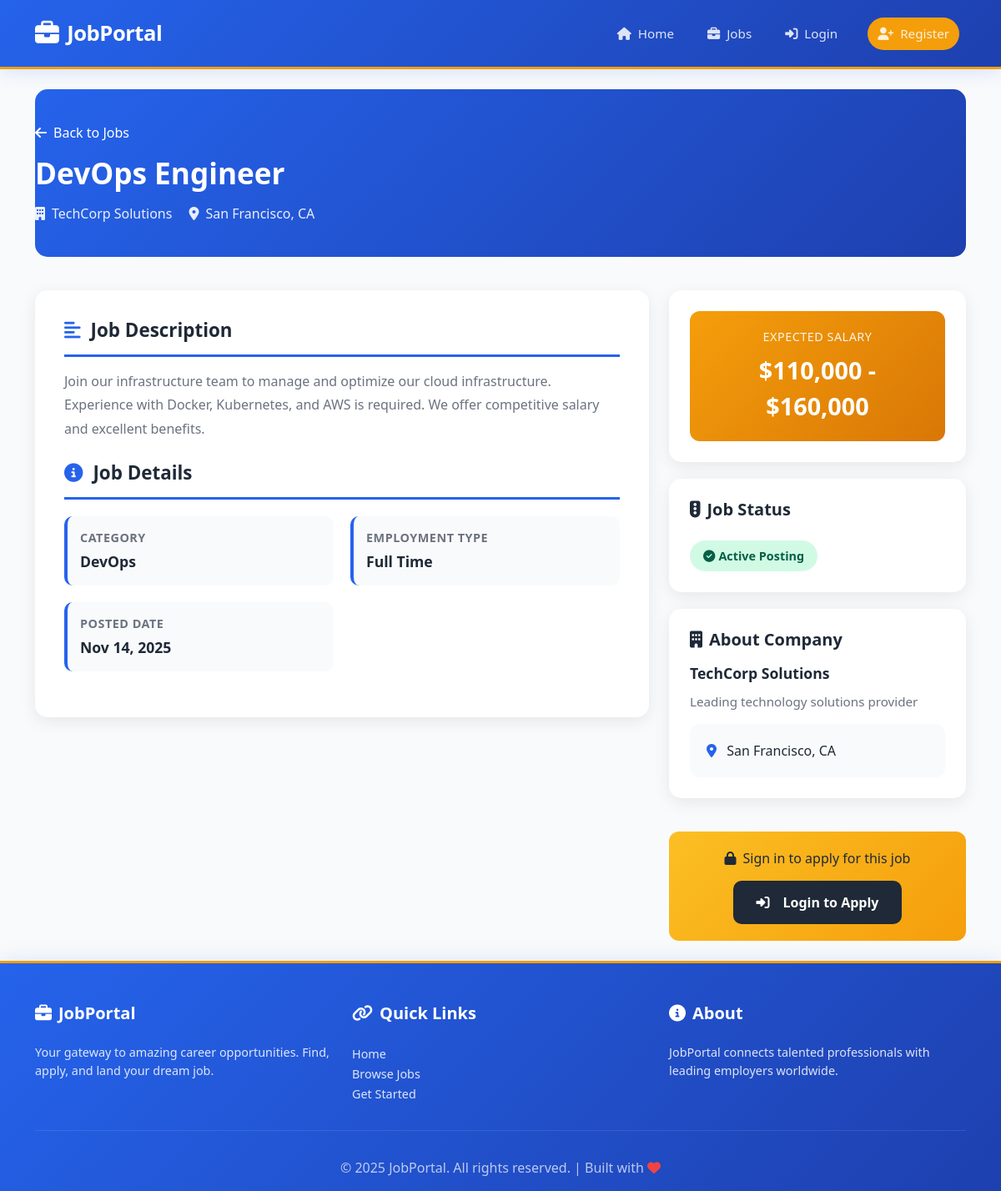
The app's page /jobs/2/ with its own data.
### jobs/models.py (models this page shows, shortened)
class Job(models.Model):
    STATUS_CHOICES = (
        ('pending', 'Pending Approval'),
        ('approved', 'Approved'),
        ('rejected', 'Rejected'),
    )
    JOB_TYPE_CHOICES = (
        ('full_time', 'Full Time'),
        ('part_time', 'Part Time'),
        ('contract', 'Contract'),
        ('internship', 'Internship'),
    )
    company = models.ForeignKey(Company, on_delete=models.CASCADE, related_name='jobs')
    title = models.CharField(max_length=200)
    description = models.TextField()
    category = models.CharField(max_length=100)
    location = models.CharField(max_length=200)
    job_type = models.CharField(max_length=20, choices=JOB_TYPE_CHOICES)
    salary_min = models.IntegerField(blank=True, null=True)
    salary_max = models.IntegerField(blank=True, null=True)
    status = models.CharField(max_length=20, choices=STATUS_CHOICES, default='pending')
    created_at = models.DateTimeField(auto_now_add=True)
    updated_at = models.DateTimeField(auto_now=True)
    class Meta:
        db_table = 'jobs_job'
        ordering = ['-created_at']
    def get_salary_range(self):
        if self.salary_min and self.salary_max:
            return f"${self.salary_min:,} - ${self.salary_max:,}"
        return "Not Specified"

### companies/models.py (models this page shows, shortened)
class Company(models.Model):
    owner = models.OneToOneField(CustomUser, on_delete=models.CASCADE, related_name='company')
    company_name = models.CharField(max_length=200)
    description = models.TextField()
    location = models.CharField(max_length=200)
    website = models.URLField(blank=True, null=True)
    logo = models.ImageField(upload_to='company_logos/', blank=True, null=True)
    established_year = models.IntegerField(blank=True, null=True)
    created_at = models.DateTimeField(auto_now_add=True)
    updated_at = models.DateTimeField(auto_now=True)
    class Meta:
        db_table = 'companies_company'
        verbose_name_plural = 'Companies'

### jobs/views.py (the view)
# urls.py: path('<int:pk>/', job_detail_view, name='job_detail'),
def job_detail_view(request, pk):
    job = get_object_or_404(Job, pk=pk)
    has_applied = False
    if request.user.is_authenticated:
        has_applied = Applicant.objects.filter(job=job, job_seeker=request.user).exists()
    return render(request, 'jobs/job_detail.html', {'job': job, 'has_applied': has_applied})

### templates/jobs/job_detail.html (shortened to what this page needs)
{% extends 'base.html' %}
{% load static %}
{% block content %}
<div class="job-header">
    <a href="{% url 'jobs:job_list' %}" class="back-btn">
        <i class="fas fa-arrow-left"></i> Back to Jobs
    </a>
    <h1 class="job-title">{{ job.title }}</h1>
    <div class="job-meta">
        <div class="job-meta-item">
            <i class="fas fa-building"></i>
            {{ job.company.company_name }}
        </div>
        <div class="job-meta-item">
            <i class="fas fa-map-marker-alt"></i>
            {{ job.location }}
        </div>
    </div>
</div>
<div class="row g-4">
    <div class="col-lg-8">
        <div class="job-content">
            <h3 class="section-title">
                <i class="fas fa-align-left"></i> Job Description
            </h3>
            <p class="job-description">{{ job.description }}</p>
            <h3 class="section-title">
                <i class="fas fa-info-circle"></i> Job Details
            </h3>
            <div class="details-grid">
                <div class="detail-item">
                    <div class="detail-label">Category</div>
                    <div class="detail-value">{{ job.category }}</div>
                </div>
                <div class="detail-item">
                    <div class="detail-label">Employment Type</div>
                    <div class="detail-value">{{ job.get_job_type_display }}</div>
                </div>
                <div class="detail-item">
                    <div class="detail-label">Posted Date</div>
                    <div class="detail-value">{{ job.created_at|date:"M d, Y" }}</div>
                </div>
            </div>
        </div>
    </div>
    <div class="col-lg-4">
        <div class="sidebar-card">
            <div class="salary-display">
                <div class="salary-label">Expected Salary</div>
                <div class="salary-value">{{ job.get_salary_range }}</div>
            </div>
        </div>
        <div class="sidebar-card">
            <h5 style="color: var(--dark); font-weight: 700; margin-bottom: 15px;">
                <i class="fas fa-traffic-light me-2"></i>Job Status
            </h5>
            {% if job.status == 'approved' %}
                <span class="status-badge status-active">
                    <i class="fas fa-check-circle me-1"></i>Active Posting
                </span>
            {% elif job.status == 'pending' %}
                <span class="status-badge status-pending">
                    <i class="fas fa-clock me-1"></i>Pending Review
                </span>
            {% else %}
                <span class="status-badge" style="background: #fee2e2; color: #991b1b;">
                    <i class="fas fa-times-circle me-1"></i>Closed
                </span>
            {% endif %}
        </div>
        <div class="sidebar-card">
            <h5 style="color: var(--dark); font-weight: 700; margin-bottom: 15px;">
                <i class="fas fa-building me-2"></i>About Company
            </h5>
            <div class="company-name">{{ job.company.company_name }}</div>
            <div class="company-description">
                {% if job.company.description %}
                    {{ job.company.description }}
                {% else %}
                    <em>No description available</em>
                {% endif %}
            </div>
            {% if job.company.location %}
                <div class="company-info">
                    <i class="fas fa-map-marker-alt" style="color: var(--primary); margin-right: 8px;"></i>
                    {{ job.company.location }}
                </div>
            {% endif %}
        </div>
        <div class="action-buttons">
            {% if user.is_authenticated and user.role == 'job_seeker' %}
                {% if not has_applied %}
                    <a href="{% url 'jobs:apply_job' job.id %}" class="apply-btn" style="width: 100%;">
                        <i class="fas fa-paper-plane"></i> Apply Now
                    </a>
                {% else %}
                    <div style="background: #d1fae5; color: #065f46; padding: 14px; border-radius: 10px; text-align: center; width: 100%; font-weight: 600;">
                        <i class="fas fa-check-circle me-2"></i>Already Applied
                    </div>
                {% endif %}
            {% elif not user.is_authenticated %}
                <div class="login-prompt" style="width: 100%;">
                    <p><i class="fas fa-lock me-2"></i>Sign in to apply for this job</p>
                    <a href="{% url 'users:login' %}" class="apply-btn" style="background: var(--dark); color: white;">
                        <i class="fas fa-sign-in-alt me-2"></i>Login to Apply
                    </a>
                </div>
            {% endif %}
        </div>
    </div>
</div>
{% endblock %}

### templates/base.html (shortened to what this page needs)
{% load static %}
<!DOCTYPE html>
<html lang="en">
<head>
    <link href="https://cdn.jsdelivr.net/npm/bootstrap@5.3.0/dist/css/bootstrap.min.css" rel="stylesheet">
    <link rel="stylesheet" href="https://cdnjs.cloudflare.com/ajax/libs/font-awesome/6.4.0/css/all.min.css">
    <link rel="stylesheet" href="{% static 'css/style.css' %}">
</head>
<body>
    <nav class="navbar navbar-expand-lg navbar-dark sticky-top">
        <div class="container-xl">
            <a class="navbar-brand" href="{% url 'home' %}">
                <i class="fas fa-briefcase"></i>
                <span>JobPortal</span>
            </a>
            <div class="collapse navbar-collapse" id="navbarNav">
                <ul class="navbar-nav ms-auto">
                    <li class="nav-item">
                        <a class="nav-link" href="{% url 'home' %}"><i class="fas fa-home me-2"></i>Home</a>
                    </li>
                    <li class="nav-item">
                        <a class="nav-link" href="{% url 'jobs:job_list' %}"><i class="fas fa-briefcase me-2"></i>Jobs</a>
                    </li>
                    {% if user.is_authenticated %}
                        {% if user.role == 'job_seeker' %}
                            <li class="nav-item">
                                <a class="nav-link" href="{% url 'resume_builder:resume_builder' %}"><i class="fas fa-file-pdf me-2"></i>Resume</a>
                            </li>
                            <li class="nav-item">
                                <a class="nav-link" href="{% url 'jobs:applied_jobs' %}"><i class="fas fa-check-circle me-2"></i>Applications</a>
                            </li>
                        {% endif %}
                        {% if user.role == 'employer' %}
                            <li class="nav-item">
                                <a class="nav-link" href="{% url 'companies:company_profile' %}"><i class="fas fa-building me-2"></i>Company</a>
                            </li>
                            <li class="nav-item">
                                <a class="nav-link" href="{% url 'companies:post_job' %}"><i class="fas fa-plus-circle me-2"></i>Post Job</a>
                            </li>
                        {% endif %}
                        <li class="nav-item">
                            <a class="nav-link" href="{% url 'users:profile' %}"><i class="fas fa-user-circle me-2"></i>Profile</a>
                        </li>
                        <li class="nav-item ms-2">
                            <a class="nav-link bg-accent text-white rounded-pill" href="{% url 'users:logout' %}"><i class="fas fa-sign-out-alt me-2"></i>Logout</a>
                        </li>
                    {% else %}
                        <li class="nav-item">
                            <a class="nav-link" href="{% url 'users:login' %}"><i class="fas fa-sign-in-alt me-2"></i>Login</a>
                        </li>
                        <li class="nav-item ms-2">
                            <a class="nav-link bg-accent text-white rounded-pill" href="{% url 'users:register' %}"><i class="fas fa-user-plus me-2"></i>Register</a>
                        </li>
                    {% endif %}
                </ul>
            </div>
        </div>
    </nav>
    <main class="page-wrapper">
        <div class="container-xl py-4">
            {% block content %}
            {% endblock %}
        </div>
    </main>
    <footer>
        <div class="container-xl">
            <div class="row g-4 mb-4">
                <div class="col-md-4">
                    <h5><i class="fas fa-briefcase me-2"></i>JobPortal</h5>
                    <p>Your gateway to amazing career opportunities. Find, apply, and land your dream job.</p>
                </div>
                <div class="col-md-4">
                    <h5><i class="fas fa-link me-2"></i>Quick Links</h5>
                    <a href="{% url 'home' %}">Home</a><br>
                    <a href="{% url 'jobs:job_list' %}">Browse Jobs</a><br>
                    {% if user.is_authenticated %}
                        <a href="{% url 'users:profile' %}">My Profile</a>
                    {% else %}
                        <a href="{% url 'users:register' %}">Get Started</a>
                    {% endif %}
                </div>
                <div class="col-md-4">
                    <h5><i class="fas fa-info-circle me-2"></i>About</h5>
                    <p>JobPortal connects talented professionals with leading employers worldwide.</p>
                </div>
            </div>
            <div class="footer-bottom">
                &copy; 2025 JobPortal. All rights reserved. | Built with <i class="fas fa-heart" style="color: #ef4444;"></i>
            </div>
        </div>
    </footer>
</body>
</html>

### job1-1/static/css/style.css (style rules this page uses)
body { font-family: Arial, sans-serif; margin: 0; padding: 0; background-color: #f8f9fa; }
.navbar { background-color: #007bff; }
.navbar-brand, .navbar-nav .nav-link { color: white !important; }

### templates/base.html (style rules this page uses)
:root { --primary: #2563eb; --primary-dark: #1e40af; --accent: #f59e0b; --success: #10b981; --danger: #ef4444; --warning: #f59e0b; --info: #06b6d4; --light: #f9fafb; --dark: #1f2937; --muted: #6b7280; --border: #e5e7eb; }
* { margin: 0; padding: 0; box-sizing: border-box; }
html, body { height: 100%; min-height: 100vh; }
body { font-family: 'Segoe UI', -apple-system, BlinkMacSystemFont, 'Helvetica Neue', sans-serif; color: var(--dark); background-color: var(--light); display: flex; flex-direction: column; }
.navbar { background: linear-gradient(135deg, var(--primary) 0%, var(--primary-dark) 100%); box-shadow: 0 4px 20px rgba(37, 99, 235, 0.15); padding: 1rem 0; border-bottom: 3px solid var(--accent); }
.navbar-brand { font-size: 1.6rem; font-weight: 800; color: white !important; display: flex; align-items: center; gap: 10px; letter-spacing: -0.5px; }
.navbar-brand i { font-size: 1.8rem; }
.navbar-nav .nav-link { color: rgba(255, 255, 255, 0.85) !important; margin: 0 8px; padding: 8px 12px !important; border-radius: 8px; transition: all 0.3s cubic-bezier(0.4, 0, 0.2, 1); font-weight: 500; font-size: 0.95rem; }
main { flex: 1; display: flex; flex-direction: column; }
footer { background: linear-gradient(135deg, var(--primary) 0%, var(--primary-dark) 100%); color: white; margin-top: auto; padding: 3rem 0 1rem; border-top: 3px solid var(--accent); box-shadow: 0 -4px 20px rgba(37, 99, 235, 0.1); width: 100%; }
footer h5 { font-weight: 700; margin-bottom: 1.5rem; color: white; }
footer p, footer a { color: rgba(255, 255, 255, 0.85); font-size: 0.9rem; margin-bottom: 0.5rem; }
footer a { text-decoration: none; transition: all 0.3s ease; }
.footer-bottom { border-top: 1px solid rgba(255, 255, 255, 0.1); margin-top: 2rem; padding-top: 2rem; text-align: center; color: rgba(255, 255, 255, 0.7); }
.page-wrapper { flex: 1; }
.bg-accent { background-color: var(--accent) !important; }

### records on screen
Job: title "DevOps Engineer", company.company_name "TechCorp Solutions", location "San Francisco, CA", description "Join our infrastructure team to manage and optimize our cloud infrastructure. Experience with Docker, Kubernetes, and AWS is required. We offer competitive salary and excellent benefits.", category "DevOps", job_type "Full Time", created_at "Nov 14, 2025", get_salary_range "$110,000 - $160,000", company.description "Leading technology solutions provider", company.location "San Francisco, CA"
